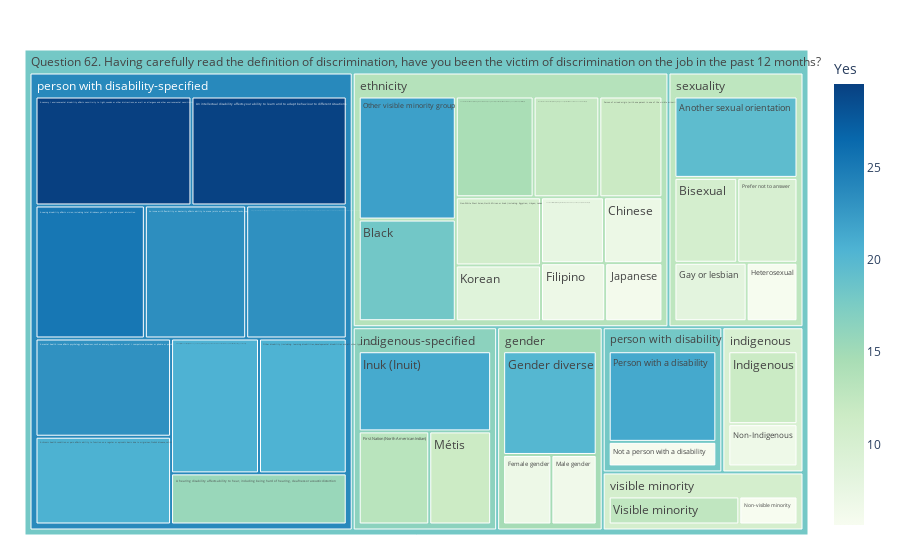

Write notebook code for a chart like this one.
### Code cell
# Number of questions by Indicatior and SubIndicator

fig = px.treemap(df_tree_map, path=[px.Constant(df_emp_survey.query("QUESTION == 'Q62'")['TITLE_E'].iloc[0]), 
                                    'GENERAL_DEMO_GROUP', 'DESCRIP_E'], values=df_tree_map.columns[-1], color=df_tree_map.columns[-1]
                                    ,color_continuous_scale='GnBu')
fig.update_layout(margin = dict(t=50, l=25, r=25, b=25))
fig.show()

### Figure 1 — Plotly figure (JSON) as saved in the notebook; plotly's stock layout.template omitted (floating-point values rounded to 4 significant figures)
{"data": [{"branchvalues": "total", "customdata": [[20.7], [23.26], [15.62], [23.16], [20.62], [25.29], [29.56], [29.43], [23.44], [19.5], [10.39], [18.2], [7.111], [6.951], [6.87], [13.15], [8.214], [20.1], [5.786], [11.67], [21.25], [6.125], [8.769], [6.521], [11.54], [6.769], [12.21], [10.71], [5.621], [5.799], [20.58], [22.03], [11.73], [21.39], [9.954], [14.46], [7.64], [12.63], [13.49], [14.74], [9.873], [16.49], [18.06], [23.86], [12.78], [10.47], [18.08]], "domain": {"x": [0, 1], "y": [0, 1]}, "hovertemplate": "labels=%{label}<br>Yes_sum=%{value}<br>parent=%{parent}<br>id=%{id}<br>Yes=%{color}<extra></extra>", "ids": ["Question 62. Having carefully read the definition of discrimination, have you been the victim of discrimination on the job in the past 12 months?/person with disability-specified/A chronic health condition or pain affects ability to function on a regular or episodic basis due to migraines, Crohn's disease, colitis, and other disabilities or health conditions", "Question 62. Having carefully read the definition of discrimination, have you been the victim of discrimination on the job in the past 12 months?/person with disability-specified/A cognitive disability affects ability to carry out tasks involving executive functioning, such as planning and organization, learning information, communication and memory, including autism or Asperger's syndrome, attention deficit disorder, and learning disabilities", "Question 62. Having carefully read the definition of discrimination, have you been the victim of discrimination on the job in the past 12 months?/person with disability-specified/A hearing disability affects ability to hear, including being hard of hearing, deafness or acoustic distortion", "Question 62. Having carefully read the definition of discrimination, have you been the victim of discrimination on the job in the past 12 months?/person with disability-specified/A mental health issue affects psychology or behaviour, such as anxiety, depression or social / compulsive disorder or phobia or psychiatric illness", "Question 62. Having carefully read the definition of discrimination, have you been the victim of discrimination on the job in the past 12 months?/person with disability-specified/A mobility issue affects ability to move your body, including the required use of a wheelchair or a cane, or other issues impacting your mobility", "Question 62. Having carefully read the definition of discrimination, have you been the victim of discrimination on the job in the past 12 months?/person with disability-specified/A seeing disability affects vision, including total blindness, partial sight and visual distortion", "Question 62. Having carefully read the definition of discrimination, have you been the victim of discrimination on the job in the past 12 months?/person with disability-specified/A sensory / environmental disability affects sensitivity to light, sounds or other distractions, as well as allergens and other environmental sensitivities", "Question 62. Having carefully read the definition of discrimination, have you been the victim of discrimination on the job in the past 12 months?/person with disability-specified/An intellectual disability affects your ability to learn and to adapt behaviour to different situations", "Question 62. Having carefully read the definition of discrimination, have you been the victim of discrimination on the job in the past 12 months?/person with disability-specified/An issue with flexibility or dexterity affects ability to move joints or perform motor tasks, especially with your hands", "Question 62. Having carefully read the definition of discrimination, have you been the victim of discrimination on the job in the past 12 months?/sexuality/Another sexual orientation", "Question 62. Having carefully read the definition of discrimination, have you been the victim of discrimination on the job in the past 12 months?/sexuality/Bisexual", "Question 62. Having carefully read the definition of discrimination, have you been the victim of discrimination on the job in the past 12 months?/ethnicity/Black", "Question 62. Having carefully read the definition of discrimination, have you been the victim of discrimination on the job in the past 12 months?/ethnicity/Chinese", "Question 62. Having carefully read the definition of discrimination, have you been the victim of discrimination on the job in the past 12 months?/gender/Female gender", "Question 62. Having carefully read the definition of discrimination, have you been the victim of discrimination on the job in the past 12 months?/ethnicity/Filipino", "Question 62. Having carefully read the definition of discrimination, have you been the victim of discrimination on the job in the past 12 months?/indigenous-specified/First Nation (North American Indian)", "Question 62. Having carefully read the definition of discrimination, have you been the victim of discrimination on the job in the past 12 months?/sexuality/Gay or lesbian", "Question 62. Having carefully read the definition of discrimination, have you been the victim of discrimination on the job in the past 12 months?/gender/Gender diverse", "Question 62. Having carefully read the definition of discrimination, have you been the victim of discrimination on the job in the past 12 months?/sexuality/Heterosexual", "Question 62. Having carefully read the definition of discrimination, have you been the victim of discrimination on the job in the past 12 months?/indigenous/Indigenous", "Question 62. Having carefully read the definition of discrimination, have you been the victim of discrimination on the job in the past 12 months?/indigenous-specified/Inuk (Inuit)", "Question 62. Having carefully read the definition of discrimination, have you been the victim of discrimination on the job in the past 12 months?/ethnicity/Japanese", "Question 62. Having carefully read the definition of discrimination, have you been the victim of discrimination on the job in the past 12 months?/ethnicity/Korean", "Question 62. Having carefully read the definition of discrimination, have you been the victim of discrimination on the job in the past 12 months?/gender/Male gender", "Question 62. Having carefully read the definition of discrimination, have you been the victim of discrimination on the job in the past 12 months?/indigenous-specified/Métis", "Question 62. Having carefully read the definition of discrimination, have you been the victim of discrimination on the job in the past 12 months?/indigenous/Non-Indigenous", "Question 62. Having carefully read the definition of discrimination, have you been the victim of discrimination on the job in the past 12 months?/ethnicity/Non-White Latin American (including: Indigenous persons from Central and South America, etc.)", "Question 62. Having carefully read the definition of discrimination, have you been the victim of discrimination on the job in the past 12 months?/ethnicity/Non-White West Asian, North African or Arab (including: Egyptian; Libyan; Lebanese; Iranian; etc.)", "Question 62. Having carefully read the definition of discrimination, have you been the victim of discrimination on the job in the past 12 months?/visible minority/Non-visible minority", "Question 62. Having carefully read the definition of discrimination, have you been the victim of discrimination on the job in the past 12 months?/person with disability/Not a person with a disability", "Question 62. Having carefully read the definition of discrimination, have you been the victim of discrimination on the job in the past 12 months?/person with disability-specified/Other disability (including: learning disabilities, developmental disabilities and all other types of disabilities)", "Question 62. Having carefully read the definition of discrimination, have you been the victim of discrimination on the job in the past 12 months?/ethnicity/Other visible minority group", "Question 62. Having carefully read the definition of discrimination, have you been the victim of discrimination on the job in the past 12 months?/ethnicity/Person of mixed origin (with one parent in one of the visible minority groups)", "Question 62. Having carefully read the definition of discrimination, have you been the victim of discrimination on the job in the past 12 months?/person with disability/Person with a disability", "Question 62. Having carefully read the definition of discrimination, have you been the victim of discrimination on the job in the past 12 months?/sexuality/Prefer not to answer", "Question 62. Having carefully read the definition of discrimination, have you been the victim of discrimination on the job in the past 12 months?/ethnicity/South Asian/East Indian (including: Indian from India; Bangladeshi; Pakistani; East Indian from Guyana, Trinidad, East Africa; etc.)", "Question 62. Having carefully read the definition of discrimination, have you been the victim of discrimination on the job in the past 12 months?/ethnicity/Southeast Asian (including: Burmese; Cambodian; Laotian; Thai; Vietnamese; etc.)", "Question 62. Having carefully read the definition of discrimination, have you been the victim of discrimination on the job in the past 12 months?/visible minority/Visible minority", "Question 62. Having carefully read the definition of discrimination, have you been the victim of discrimination on the job in the past 12 months?/ethnicity", "Question 62. Having carefully read the definition of discrimination, have you been the victim of discrimination on the job in the past 12 months?/gender", "Question 62. Having carefully read the definition of discrimination, have you been the victim of discrimination on the job in the past 12 months?/indigenous", "Question 62. Having carefully read the definition of discrimination, have you been the victim of discrimination on the job in the past 12 months?/indigenous-specified", "Question 62. Having carefully read the definition of discrimination, have you been the victim of discrimination on the job in the past 12 months?/person with disability", "Question 62. Having carefully read the definition of discrimination, have you been the victim of discrimination on the job in the past 12 months?/person with disability-specified", "Question 62. Having carefully read the definition of discrimination, have you been the victim of discrimination on the job in the past 12 months?/sexuality", "Question 62. Having carefully read the definition of discrimination, have you been the victim of discrimination on the job in the past 12 months?/visible minority", "Question 62. Having carefully read the definition of discrimination, have you been the victim of discrimination on the job in the past 12 months?"], "labels": ["A chronic health condition or pain affects ability to function on a regular or episodic basis due to migraines, Crohn's disease, colitis, and other disabilities or health conditions", "A cognitive disability affects ability to carry out tasks involving executive functioning, such as planning and organization, learning information, communication and memory, including autism or Asperger's syndrome, attention deficit disorder, and learning disabilities", "A hearing disability affects ability to hear, including being hard of hearing, deafness or acoustic distortion", "A mental health issue affects psychology or behaviour, such as anxiety, depression or social / compulsive disorder or phobia or psychiatric illness", "A mobility issue affects ability to move your body, including the required use of a wheelchair or a cane, or other issues impacting your mobility", "A seeing disability affects vision, including total blindness, partial sight and visual distortion", "A sensory / environmental disability affects sensitivity to light, sounds or other distractions, as well as allergens and other environmental sensitivities", "An intellectual disability affects your ability to learn and to adapt behaviour to different situations", "An issue with flexibility or dexterity affects ability to move joints or perform motor tasks, especially with your hands", "Another sexual orientation", "Bisexual", "Black", "Chinese", "Female gender", "Filipino", "First Nation (North American Indian)", "Gay or lesbian", "Gender diverse", "Heterosexual", "Indigenous", "Inuk (Inuit)", "Japanese", "Korean", "Male gender", "Métis", "Non-Indigenous", "Non-White Latin American (including: Indigenous persons from Central and South America, etc.)", "Non-White West Asian, North African or Arab (including: Egyptian; Libyan; Lebanese; Iranian; etc.)", "Non-visible minority", "Not a person with a disability", "Other disability (including: learning disabilities, developmental disabilities and all other types of disabilities)", "Other visible minority group", "Person of mixed origin (with one parent in one of the visible minority groups)", "Person with a disability", "Prefer not to answer", "South Asian/East Indian (including: Indian from India; Bangladeshi; Pakistani; East Indian from Guyana, Trinidad, East Africa; etc.)", "Southeast Asian (including: Burmese; Cambodian; Laotian; Thai; Vietnamese; etc.)", "Visible minority", "ethnicity", "gender", "indigenous", "indigenous-specified", "person with disability", "person with disability-specified", "sexuality", "visible minority", "Question 62. Having carefully read the definition of discrimination, have you been the victim of discrimination on the job in the past 12 months?"], "marker": {"coloraxis": "coloraxis", "colors": [20.7, 23.26, 15.62, 23.16, 20.62, 25.29, 29.56, 29.43, 23.44, 19.5, 10.39, 18.2, 7.111, 6.951, 6.87, 13.15, 8.214, 20.1, 5.786, 11.67, 21.25, 6.125, 8.769, 6.521, 11.54, 6.769, 12.21, 10.71, 5.621, 5.799, 20.58, 22.03, 11.73, 21.39, 9.954, 14.46, 7.64, 12.63, 13.49, 14.74, 9.873, 16.49, 18.06, 23.86, 12.78, 10.47, 18.08]}, "name": "", "parents": ["Question 62. Having carefully read the definition of discrimination, have you been the victim of discrimination on the job in the past 12 months?/person with disability-specified", "Question 62. Having carefully read the definition of discrimination, have you been the victim of discrimination on the job in the past 12 months?/person with disability-specified", "Question 62. Having carefully read the definition of discrimination, have you been the victim of discrimination on the job in the past 12 months?/person with disability-specified", "Question 62. Having carefully read the definition of discrimination, have you been the victim of discrimination on the job in the past 12 months?/person with disability-specified", "Question 62. Having carefully read the definition of discrimination, have you been the victim of discrimination on the job in the past 12 months?/person with disability-specified", "Question 62. Having carefully read the definition of discrimination, have you been the victim of discrimination on the job in the past 12 months?/person with disability-specified", "Question 62. Having carefully read the definition of discrimination, have you been the victim of discrimination on the job in the past 12 months?/person with disability-specified", "Question 62. Having carefully read the definition of discrimination, have you been the victim of discrimination on the job in the past 12 months?/person with disability-specified", "Question 62. Having carefully read the definition of discrimination, have you been the victim of discrimination on the job in the past 12 months?/person with disability-specified", "Question 62. Having carefully read the definition of discrimination, have you been the victim of discrimination on the job in the past 12 months?/sexuality", "Question 62. Having carefully read the definition of discrimination, have you been the victim of discrimination on the job in the past 12 months?/sexuality", "Question 62. Having carefully read the definition of discrimination, have you been the victim of discrimination on the job in the past 12 months?/ethnicity", "Question 62. Having carefully read the definition of discrimination, have you been the victim of discrimination on the job in the past 12 months?/ethnicity", "Question 62. Having carefully read the definition of discrimination, have you been the victim of discrimination on the job in the past 12 months?/gender", "Question 62. Having carefully read the definition of discrimination, have you been the victim of discrimination on the job in the past 12 months?/ethnicity", "Question 62. Having carefully read the definition of discrimination, have you been the victim of discrimination on the job in the past 12 months?/indigenous-specified", "Question 62. Having carefully read the definition of discrimination, have you been the victim of discrimination on the job in the past 12 months?/sexuality", "Question 62. Having carefully read the definition of discrimination, have you been the victim of discrimination on the job in the past 12 months?/gender", "Question 62. Having carefully read the definition of discrimination, have you been the victim of discrimination on the job in the past 12 months?/sexuality", "Question 62. Having carefully read the definition of discrimination, have you been the victim of discrimination on the job in the past 12 months?/indigenous", "Question 62. Having carefully read the definition of discrimination, have you been the victim of discrimination on the job in the past 12 months?/indigenous-specified", "Question 62. Having carefully read the definition of discrimination, have you been the victim of discrimination on the job in the past 12 months?/ethnicity", "Question 62. Having carefully read the definition of discrimination, have you been the victim of discrimination on the job in the past 12 months?/ethnicity", "Question 62. Having carefully read the definition of discrimination, have you been the victim of discrimination on the job in the past 12 months?/gender", "Question 62. Having carefully read the definition of discrimination, have you been the victim of discrimination on the job in the past 12 months?/indigenous-specified", "Question 62. Having carefully read the definition of discrimination, have you been the victim of discrimination on the job in the past 12 months?/indigenous", "Question 62. Having carefully read the definition of discrimination, have you been the victim of discrimination on the job in the past 12 months?/ethnicity", "Question 62. Having carefully read the definition of discrimination, have you been the victim of discrimination on the job in the past 12 months?/ethnicity", "Question 62. Having carefully read the definition of discrimination, have you been the victim of discrimination on the job in the past 12 months?/visible minority", "Question 62. Having carefully read the definition of discrimination, have you been the victim of discrimination on the job in the past 12 months?/person with disability", "Question 62. Having carefully read the definition of discrimination, have you been the victim of discrimination on the job in the past 12 months?/person with disability-specified", "Question 62. Having carefully read the definition of discrimination, have you been the victim of discrimination on the job in the past 12 months?/ethnicity", "Question 62. Having carefully read the definition of discrimination, have you been the victim of discrimination on the job in the past 12 months?/ethnicity", "Question 62. Having carefully read the definition of discrimination, have you been the victim of discrimination on the job in the past 12 months?/person with disability", "Question 62. Having carefully read the definition of discrimination, have you been the victim of discrimination on the job in the past 12 months?/sexuality", "Question 62. Having carefully read the definition of discrimination, have you been the victim of discrimination on the job in the past 12 months?/ethnicity", "Question 62. Having carefully read the definition of discrimination, have you been the victim of discrimination on the job in the past 12 months?/ethnicity", "Question 62. Having carefully read the definition of discrimination, have you been the victim of discrimination on the job in the past 12 months?/visible minority", "Question 62. Having carefully read the definition of discrimination, have you been the victim of discrimination on the job in the past 12 months?", "Question 62. Having carefully read the definition of discrimination, have you been the victim of discrimination on the job in the past 12 months?", "Question 62. Having carefully read the definition of discrimination, have you been the victim of discrimination on the job in the past 12 months?", "Question 62. Having carefully read the definition of discrimination, have you been the victim of discrimination on the job in the past 12 months?", "Question 62. Having carefully read the definition of discrimination, have you been the victim of discrimination on the job in the past 12 months?", "Question 62. Having carefully read the definition of discrimination, have you been the victim of discrimination on the job in the past 12 months?", "Question 62. Having carefully read the definition of discrimination, have you been the victim of discrimination on the job in the past 12 months?", "Question 62. Having carefully read the definition of discrimination, have you been the victim of discrimination on the job in the past 12 months?", ""], "type": "treemap", "values": [20.7, 23.26, 15.62, 23.16, 20.62, 25.29, 29.56, 29.43, 23.44, 19.5, 10.39, 18.2, 7.111, 6.951, 6.87, 13.15, 8.214, 20.1, 5.786, 11.67, 21.25, 6.125, 8.769, 6.521, 11.54, 6.769, 12.21, 10.71, 5.621, 5.799, 20.58, 22.03, 11.73, 21.39, 9.954, 14.46, 7.64, 12.63, 125.9, 33.58, 18.44, 45.94, 27.19, 231.7, 53.84, 18.25, 554.8]}], "layout": {"coloraxis": {"colorbar": {"title": {"text": "Yes"}}, "colorscale": [[0, "rgb(247,252,240)"], [0.125, "rgb(224,243,219)"], [0.25, "rgb(204,235,197)"], [0.375, "rgb(168,221,181)"], [0.5, "rgb(123,204,196)"], [0.625, "rgb(78,179,211)"], [0.75, "rgb(43,140,190)"], [0.875, "rgb(8,104,172)"], [1, "rgb(8,64,129)"]]}, "legend": {"tracegroupgap": 0}, "margin": {"b": 25, "l": 25, "r": 25, "t": 50}}}
